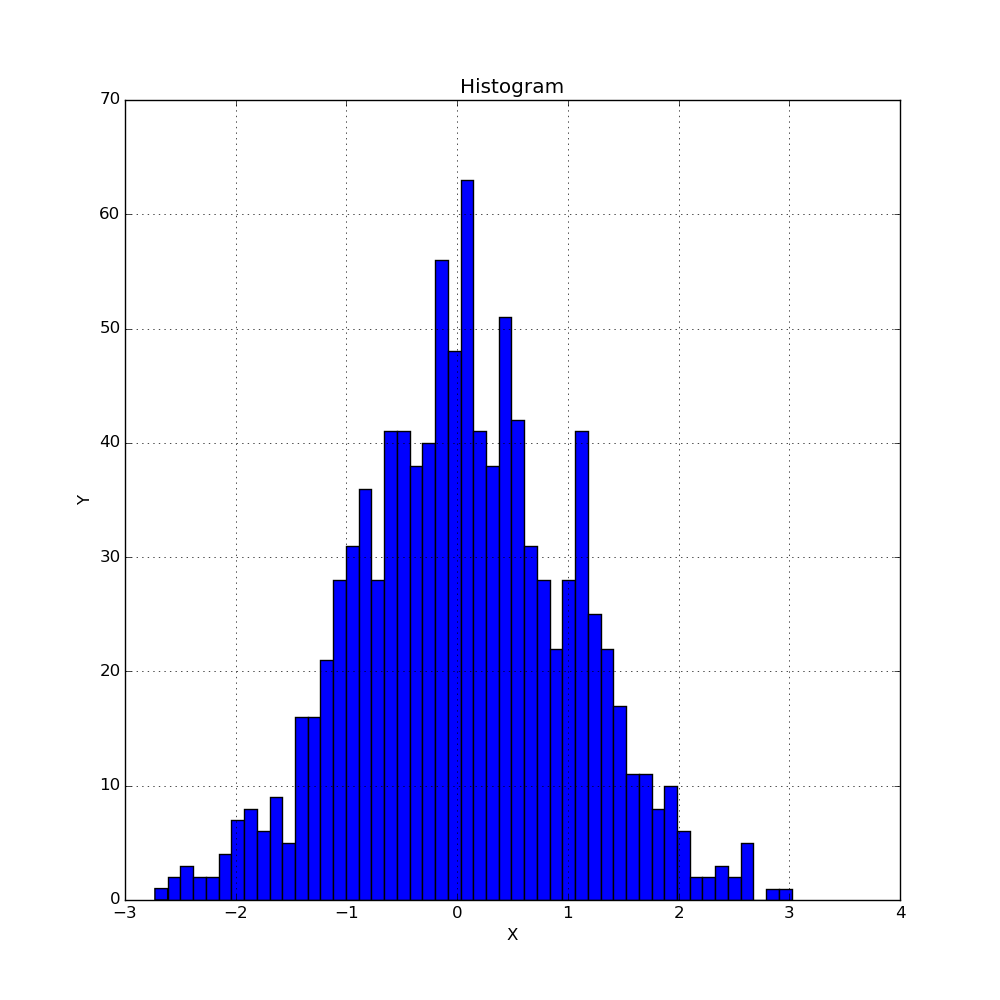

Here is the Julia script that generated this plot:
# histogram_example.jl
#
# Julia 0.3.2
# Created: 29.10.13
# Last Edit: 27.11.14

using PyPlot

#################
#  Create Data  #
#################
x = randn(1000) # Values
nbins = 50 # Number of bins

##########
#  Plot  #
##########
fig = figure("histogram_example",figsize=(10,10)) # Not strictly required
ax = axes() # Not strictly required
h = PyPlot.plt.hist(x,nbins) # Histogram, PyPlot.plt required to differentiate with conflicting hist command

grid("on")
xlabel("X")
ylabel("Y")
title("Histogram")
